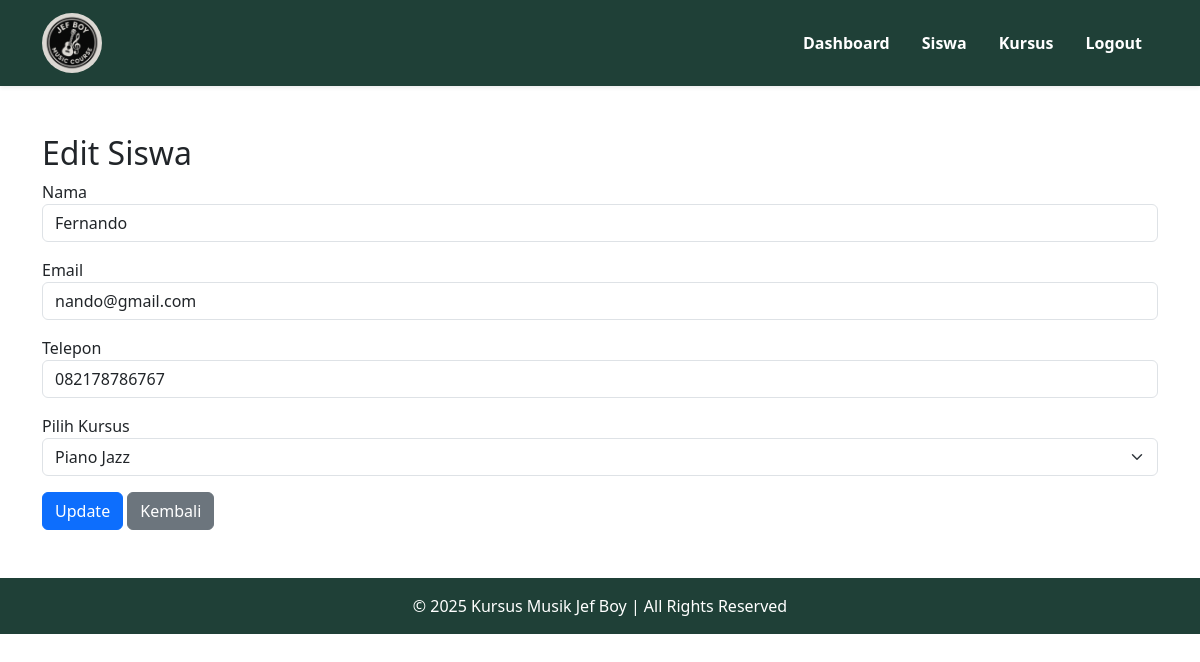
The page /siswa/edit.php?id=2 (signed in) on the database its author committed.
### tables this page shows
CREATE TABLE `siswa` (
  `id` int NOT NULL AUTO_INCREMENT,
  `nama` varchar(100) NOT NULL,
  `email` varchar(100) NOT NULL,
  `telepon` varchar(15) DEFAULT NULL,
  `id_kursus` int DEFAULT NULL,
  PRIMARY KEY (`id`),
  UNIQUE KEY `email` (`email`),
  KEY `id_kursus` (`id_kursus`),
  CONSTRAINT `siswa_ibfk_1` FOREIGN KEY (`id_kursus`) REFERENCES `kursus` (`id`)
);

CREATE TABLE `kursus` (
  `id` int NOT NULL AUTO_INCREMENT,
  `nama_kursus` varchar(100) NOT NULL,
  `pengajar` varchar(100) DEFAULT NULL,
  `jadwal` varchar(50) DEFAULT NULL,
  PRIMARY KEY (`id`)
);

### siswa/edit.php (the view, shortened to what this page needs)
<?php
include '../config/db.php';
include '../includes/header.php';
$id = $_GET['id'];
$siswa = $conn->query("SELECT * FROM siswa WHERE id=$id")->fetch_assoc();
$kursus = $conn->query("SELECT * FROM kursus");
?>
<div class="container mt-5">
    <h2>Edit Siswa</h2>
    <form method="post">
        <div class="mb-3">
            <label>Nama</label>
            <input type="text" name="nama" value="<?= htmlspecialchars($siswa['nama']) ?>" required class="form-control">
        </div>
        <div class="mb-3">
            <label>Email</label>
            <input type="email" name="email" value="<?= htmlspecialchars($siswa['email']) ?>" required class="form-control">
        </div>
        <div class="mb-3">
            <label>Telepon</label>
            <input type="text" name="telepon" value="<?= htmlspecialchars($siswa['telepon']) ?>" class="form-control">
        </div>
        <div class="mb-3">
            <label>Pilih Kursus</label>
            <select name="id_kursus" class="form-select" required>
                <?php while ($k = $kursus->fetch_assoc()) : ?>
                    <option value="<?= $k['id'] ?>" <?= $k['id'] == $siswa['id_kursus'] ? 'selected' : '' ?>>
                        <?= htmlspecialchars($k['nama_kursus']) ?>
                    </option>
                <?php endwhile; ?>
            </select>
        </div>
        <button type="submit" class="btn btn-primary">Update</button>
        <a href="index.php" class="btn btn-secondary">Kembali</a>
    </form>
</div>
<?php include '../includes/footer.php'; ?>

### rows shown on the page
siswa: nama "Fernando", email "nando@gmail.com", telepon "082178786767", id_kursus "Piano Jazz"
